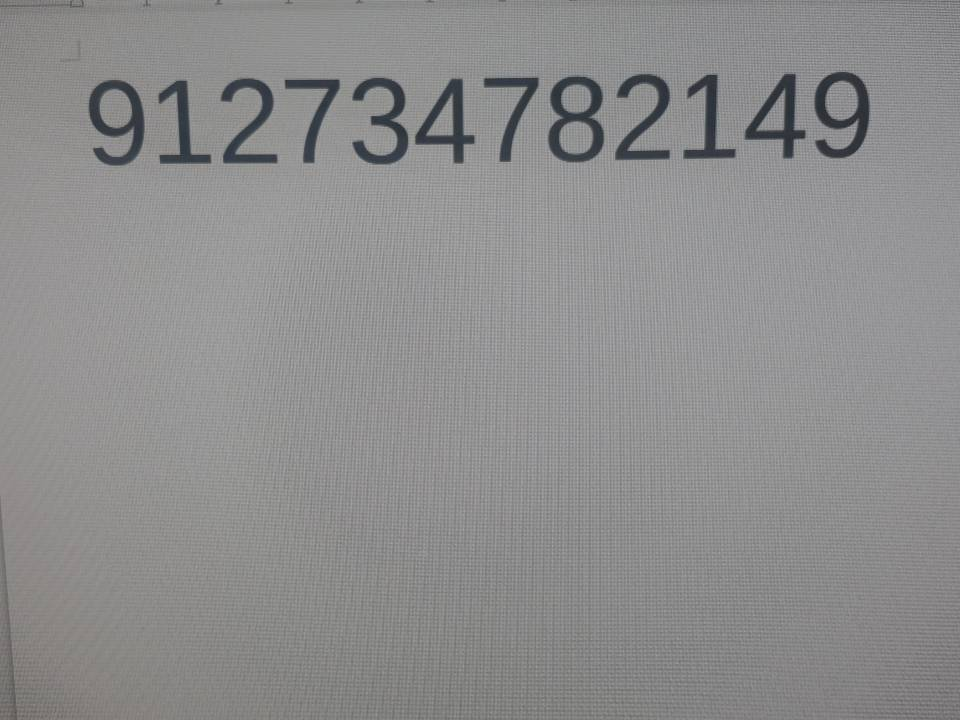
#> input picture task_4/test_4.jpg, 960 x 720 px
$ jupyter execute --allow-errors task.ipynb
#> lines starting #> are read from the running program, lines starting #| are printed output that depends on the picture; after the words box and inside, x2 and y2 are one past the last pixel; in counts of white or black regions, pixels touching at a corner belong together
[cell 1]
import cv2
import matplotlib.pyplot as plt
import numpy as np
from scipy import stats

[cell 2]
image = cv2.imread('test_4.jpg')
#> image is the input picture: shape (720, 960, 3); mean B, G, R 141.2, 141.1, 141.3
image_color = cv2.cvtColor(image, cv2.COLOR_BGR2RGB)
image_grayscale = cv2.cvtColor(image, cv2.COLOR_RGB2GRAY)
plt.imshow(image_grayscale, cmap='gray')
plt.show()

threshold = 110
image_black_white = np.vectorize(lambda x: 0 if x < threshold else 255)(image_grayscale)
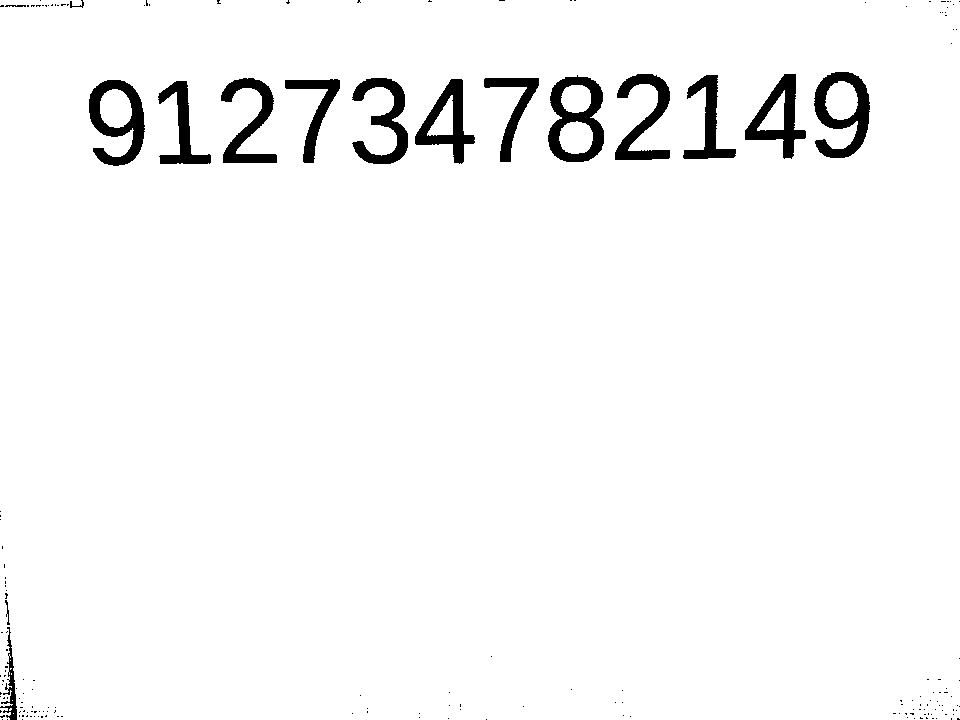
#> image_black_white: shape (720, 960) int64; 96.7% white; 178 black regions (162 under 20 px), largest, box (x1, y1, x2, y2) and area: (548, 75, 604, 162) 2332, (814, 72, 870, 158) 2260, (89, 80, 145, 166) 2197
plt.imshow(image_black_white, cmap='gray')
plt.show()

[cell 3]
def floodfill(mat, y, x, c1, c2):
    stack = [(y,x)]
    while len(stack) > 0:
        ny, nx = stack.pop()
        if ny >= len(mat) or ny < 0 or nx >= len(mat[ny]) or nx < 0:
            continue
        if mat[ny][nx] != c1:
            continue
        mat[ny][nx] = c2
        stack.append((ny + 1, nx))
        stack.append((ny - 1, nx))
        stack.append((ny, nx + 1))
        stack.append((ny, nx - 2))

def check_border(mat, y, x):
    height, width = mat.shape
    if mat[y][x] == 0:
        return False
    if y == 0 or x == 0 or y == height - 1 or x == width - 1:
        return True
    if 0 in [mat[y+1][x], mat[y-1][x], mat[y][x+1], mat[y][x-1]]:
        return True
    return False

def generate_chain_code(mat, y, x):
    cluster_id = mat[y][x]
    dx = [0, 1, 1, 1, 0, -1, -1, -1]
    dy = [-1, -1, 0, 1, 1, 1, 0, -1]

    result = []
    pos = (x,y)
    while mat[pos[1]][pos[0]] == cluster_id:
        mat[pos[1]][pos[0]] *= -1
        old_pos = pos
        for d, temp in enumerate(zip(dx, dy)):
            ix, iy = temp
            nx, ny = pos[0] + ix, pos[1] + iy
            if nx >= 0 and ny >= 0 and ny < len(mat) and nx < len(mat[ny]) and mat[ny][nx] == cluster_id and check_border(mat, ny, nx):
                result.append(d)
                pos = (nx, ny)
                break
        if pos == old_pos:
            break
    return result

def stretch_chain_code(chain_code, len_dest):
    ret = []
    if len(chain_code) < len_dest:
        scale =  len_dest / len(chain_code)
        for i in range(len_dest):
            ret += [chain_code[min(round(i/scale),len(chain_code)-1)]]
    else:
        scale = len(chain_code) / len_dest
        for i in range(len_dest):
            i_from = round(i*scale)
            i_to = min(round(i_from + scale), len(chain_code))
            # ret += [max(set(chain_code[i_from:i_to]), key=chain_code[i_from:i_to].count)]
            ret += [int(round(np.average(chain_code[i_from:i_to])))]
    return ret

def generate_all_chain_code(mat):
    height, width = mat.shape
#> height = 720; width = 960

    cluster = 0
    for y in range(height):
        for x in range(width):
            if mat[y][x] == -1:
                cluster += 1
                floodfill(mat, y, x, -1, cluster)
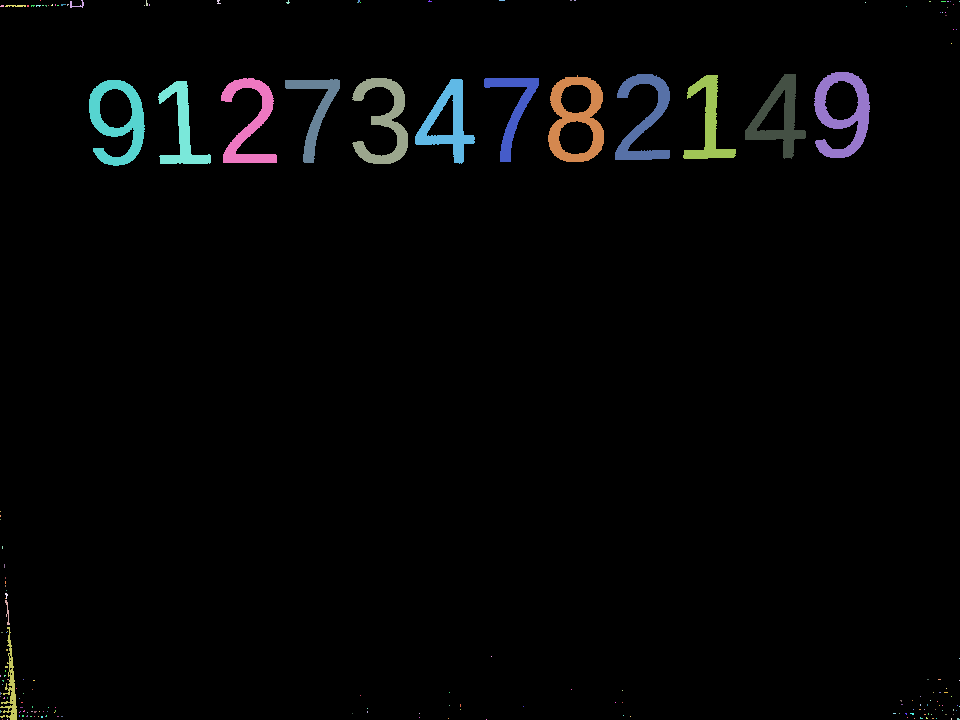
#> mat: shape (720, 960) int64; 187 distinct labels, from 0 to 186; one colour per label, 0 black
#> after the loop, cluster = 186

    chain_codes = {}
    for y in range(height):
        for x in range(width):
            if mat[y][x] > 0 and abs(mat[y][x]) not in chain_codes and check_border(mat, y, x):
                cluster_id = mat[y][x]
                chain_code = generate_chain_code(mat, y, x)
                chain_codes[cluster_id] = chain_code
#> this loop made 720 passes
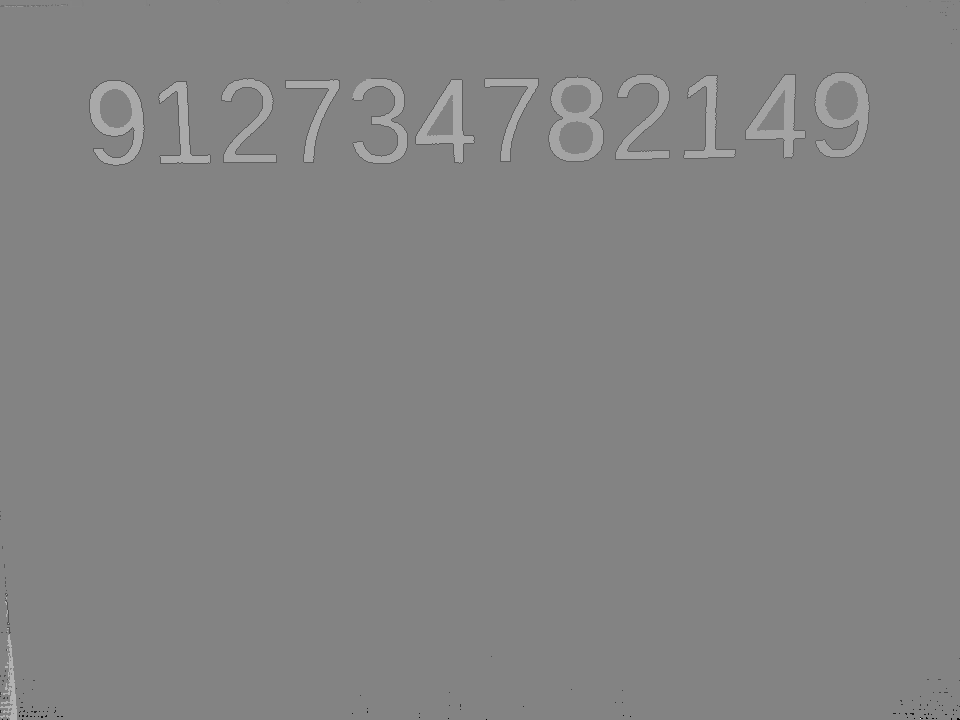
#> mat: shape (720, 960) int64; 0.56% of pixels changed, all inside (x1, y1, x2, y2) = (0, 0, 960, 720); drawn with min black and max white
#> after the loop, chain_codes = 186 items

    return list(chain_codes.values())

def get_all_chain_codes_in_image(image):
    threshold = 110
    image_mat = np.vectorize(lambda x: -1 if x < threshold else 0)(image)
    return generate_all_chain_code(image_mat)

def print_mat(mat):
    mat_str = np.vectorize(lambda x: str(x))(mat)
    print('\n'.join(["".join(row) for row in mat_str]))

def draw_chain_code(chain_code):
    dx = [0, 1, 1, 1, 0, -1, -1, -1]
    dy = [-1, -1, 0, 1, 1, 1, 0, -1]
    minx = 0
    maxx = 0
    miny = 0
    maxy = 0

    pos = (0,0)
    for direction in chain_code:
        pos = pos[0] + dx[direction], pos[1] + dy[direction]
        minx = min(minx, pos[0])
        maxx = max(maxx, pos[0])
        miny = min(miny, pos[1])
        maxy = max(maxy, pos[1])

    matrix = np.ones((maxy-miny+1, maxx-minx+1)) * 255
    pos = (0,0)
    matrix[-miny][-minx] = 0
    for direction in chain_code:
        pos = pos[0] + dx[direction], pos[1] + dy[direction]
        matrix[pos[1] - miny][pos[0] - minx] = 0

    plt.imshow(matrix * 255, cmap='gray')
    plt.show()

[cell 4]
img_chain_codes = get_all_chain_codes_in_image(image_grayscale)
#> img_chain_codes = 186 items, first 6: [], [2, 4, 3, 4, 4, 4, 5, 0, 0, 0, 0], [4, 4, 3, 4, 4, 6, 0, 0], [2, 2, 5, 4, 3, 2], [4, 3, 5, 6, 0, 6], [2, 4, 5, 0]

## Import Data MNIST

[cell 5]
import pandas
import scipy

[cell 6]
def preprocess_mnist(mat):
    threshold = 110
    return np.vectorize(lambda x: 255 - x)(mat)

[cell 7]
images = []
label = []
#> (the rest of this cell did not finish here and is left out)

[cell 8]
chain_codes = []
for i in range(len(images)):
    image_chain_codes = get_all_chain_codes_in_image(images[i])
    max_length = 0
    max_idx = 0
    for idx in range(len(image_chain_codes)):
        if len(image_chain_codes[idx]) > max_length:
            max_length = len(image_chain_codes[idx])
            max_idx = idx
    chain_codes.append(image_chain_codes[max_idx])
# chain_codes

[cell 9]
feature_chain_code = []
for i in range(len(chain_codes)):
    stretched_chain_code = stretch_chain_code(chain_codes[i], 100)
    feature_chain_code.append(stretched_chain_code)

## WUSH

[cell 10]
import glob

data_x = []
data_y = []
for file in glob.glob('training/*'):
    image = cv2.imread(file)
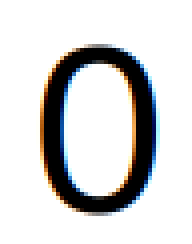
#> input picture task_4/training/0_0.png, 48 x 61 px (shown 4 times larger)
#> image is the input picture: shape (61, 48, 3); mean B, G, R 212.1, 212.1, 212.1
    image_color = cv2.cvtColor(image, cv2.COLOR_BGRA2RGB)
#> image_color: shape (61, 48, 3)
    image_grayscale = cv2.cvtColor(image, cv2.COLOR_RGB2GRAY)
#> image_grayscale: shape (61, 48)

    chain_codes = get_all_chain_codes_in_image(image_grayscale)
#> in get_all_chain_codes_in_image (call 2), `image_mat = np.vectorize(lambda x: -1 if x < threshold else 0)(image)`:
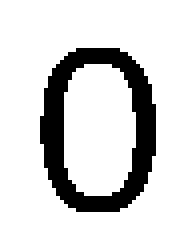
#> image_mat: shape (61, 48) int64 (shown 4 times larger); values -1 (black) and 0 (white), 83.5% white; 1 black region, box (x1, y1, x2, y2) and area: (10, 12, 39, 53) 482
#> after the loop in generate_all_chain_code (call 2), `for y in range(height):`: cluster = 1
#> the loop in generate_all_chain_code (call 2), `for y in range(height):` made 61 passes
#> after the loop in generate_all_chain_code (call 2), `for y in range(height):`:
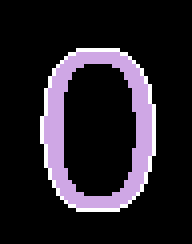
#> mat: shape (61, 48) int64 (shown 4 times larger); 3 distinct labels, from -1 to 1; one colour per label, 0 black, -1 white
    chain_code = max(map(lambda x: (len(x), x), chain_codes))[1]
    chain_code = stretch_chain_code(chain_code, 180)

    label = file[9]
    data_x.append(chain_code)
    data_y.append(int(label))
#> pass 2 of the loop `for file in glob.glob('training/*'):`:
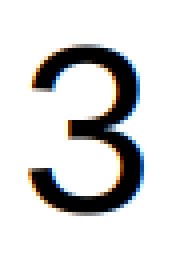
#> input picture task_4/training/3_0.png, 43 x 65 px (shown 4 times larger)
#> image is the input picture: shape (65, 43, 3); mean B, G, R 213.1, 213.1, 213.1
#> in get_all_chain_codes_in_image (call 3), `image_mat = np.vectorize(lambda x: -1 if x < threshold else 0)(image)`:
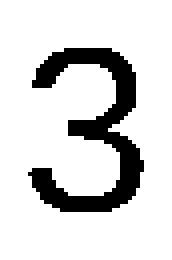
#> image_mat: shape (65, 43) int64 (shown 4 times larger); values -1 (black) and 0 (white), 84.2% white; 1 black region, box (x1, y1, x2, y2) and area: (7, 12, 36, 53) 443
#> after the loop in generate_all_chain_code (call 3), `for y in range(height):`:
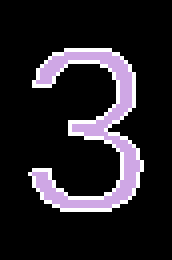
#> mat: shape (65, 43) int64 (shown 4 times larger); 3 distinct labels, from -1 to 1; one colour per label, 0 black, -1 white
#> pass 3 of the loop `for file in glob.glob('training/*'):`:
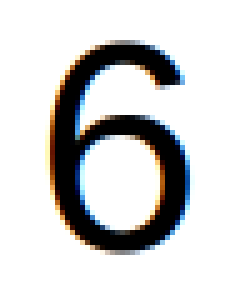
#> input picture task_4/training/6_0.png, 47 x 58 px (shown 5 times larger)
#> image is the input picture: shape (58, 47, 3); mean B, G, R 207, 207, 207
#> image_mat: shape (58, 47) int64; values -1 (black) and 0 (white), 81.6% white; 1 black region, box (x1, y1, x2, y2) and area: (10, 9, 38, 50) 502
#> after the loop in generate_all_chain_code (call 4), `for y in range(height):`:
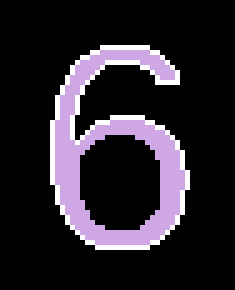
#> mat: shape (58, 47) int64 (shown 5 times larger); 3 distinct labels, from -1 to 1; one colour per label, 0 black, -1 white

for d in data_x:
    print(len(d))
    draw_chain_code(d)
#> this loop made 3 passes
#| 180
#| 180
#| 180
#> pass 1, in draw_chain_code, `plt.show()`:
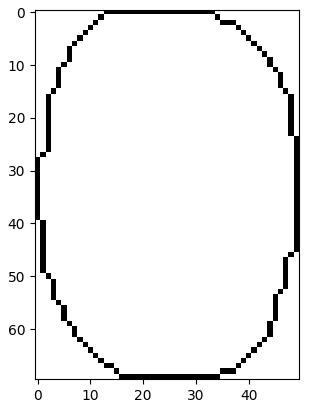
#> figure drawn by matplotlib, 1 panel
#> pass 2, in draw_chain_code (call 2), `plt.show()`:
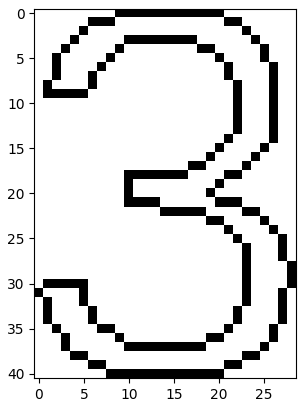
#> figure drawn by matplotlib, 1 panel

## Classifier

[cell 11]
from sklearn.neighbors import KNeighborsClassifier

knn = KNeighborsClassifier(n_neighbors=1, metric= 'manhattan')
knn.fit(data_x, data_y)

[cell 12]
data_to_predict = list(filter(lambda x: len(x) > 40, img_chain_codes))
data_to_predict = map(lambda y: stretch_chain_code(y, 180), data_to_predict)
data_to_predict = list(data_to_predict)

predicted = knn.predict(data_to_predict)
for test, result in zip(data_to_predict, predicted):
    draw_chain_code(test)
    print(result)
#> this loop made 12 passes
#> result on passes 1 to 12: 3, 0, 0, 0, 0, 0, 3, 3, 6, 0, 3, 0
#| 3
#| 0
#| 0
#| 0
#| 0
#| 0
#| 3
#| 3
#> (further printed lines are left out)
#> pass 1, in draw_chain_code (call 4), `plt.show()`:
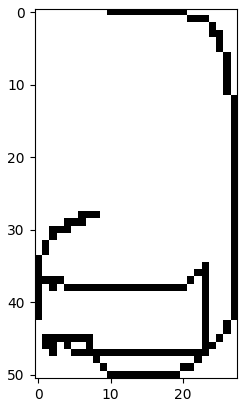
#> figure drawn by matplotlib, 1 panel
#> pass 2, in draw_chain_code (call 5), `plt.show()`:
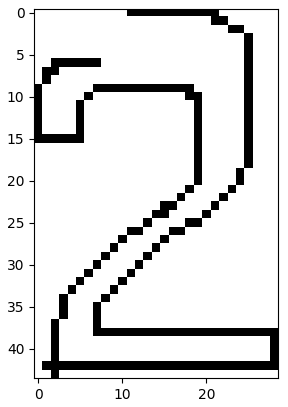
#> figure drawn by matplotlib, 1 panel
